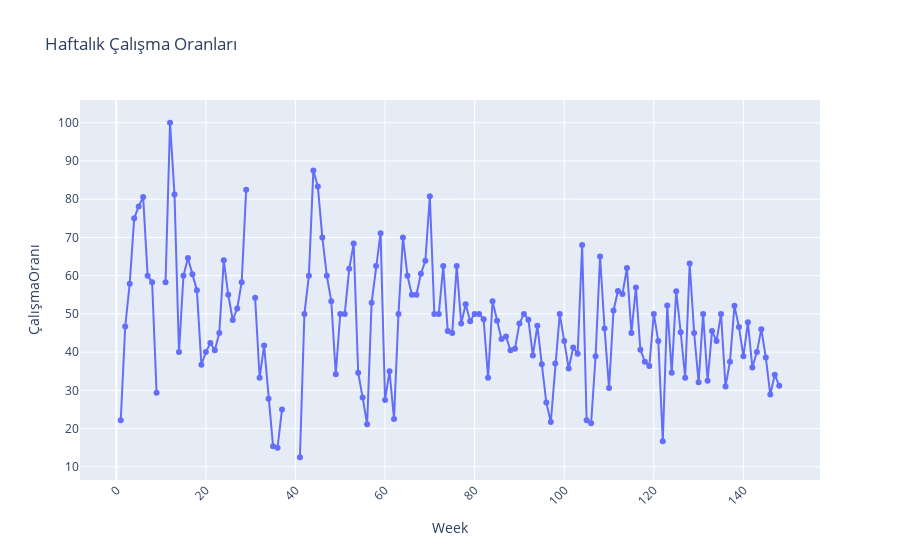

Here is the notebook cell this chart was saved with:
### Markdown cell above
##### Haftalık Grafik

### Code cell
fig = px.line(haftalik_toplam.reset_index(), 
              x='Week', 
              y='ÇalışmaOranı',
              title='Haftalık Çalışma Oranları',
              labels={'ÇalışmaOranı': 'ÇalışmaOranı', 'Week': 'Week'},
              markers=True)
fig.update_layout(
    xaxis_tickangle=-45,
    showlegend=False
)

fig.show()

### Figure 1 — Plotly figure (JSON) as saved in the notebook; plotly's stock layout.template omitted (floating-point values rounded to 4 significant figures; data arrays with more than 128 entries replaced by an {"elided": "..."} marker saying what was removed)
{"data": [{"hovertemplate": "Week=%{x}<br>ÇalışmaOranı=%{y}<extra></extra>", "legendgroup": "", "line": {"color": "#636efa", "dash": "solid"}, "marker": {"symbol": "circle"}, "mode": "markers+lines", "name": "", "orientation": "v", "showlegend": false, "type": "scatter", "x": {"elided": "148 int values"}, "xaxis": "x", "y": {"elided": "148 float values"}, "yaxis": "y"}], "layout": {"legend": {"tracegroupgap": 0}, "showlegend": false, "title": {"text": "Haftalık Çalışma Oranları"}, "xaxis": {"anchor": "y", "domain": [0, 1], "tickangle": -45, "title": {"text": "Week"}}, "yaxis": {"anchor": "x", "domain": [0, 1], "title": {"text": "ÇalışmaOranı"}}}}
